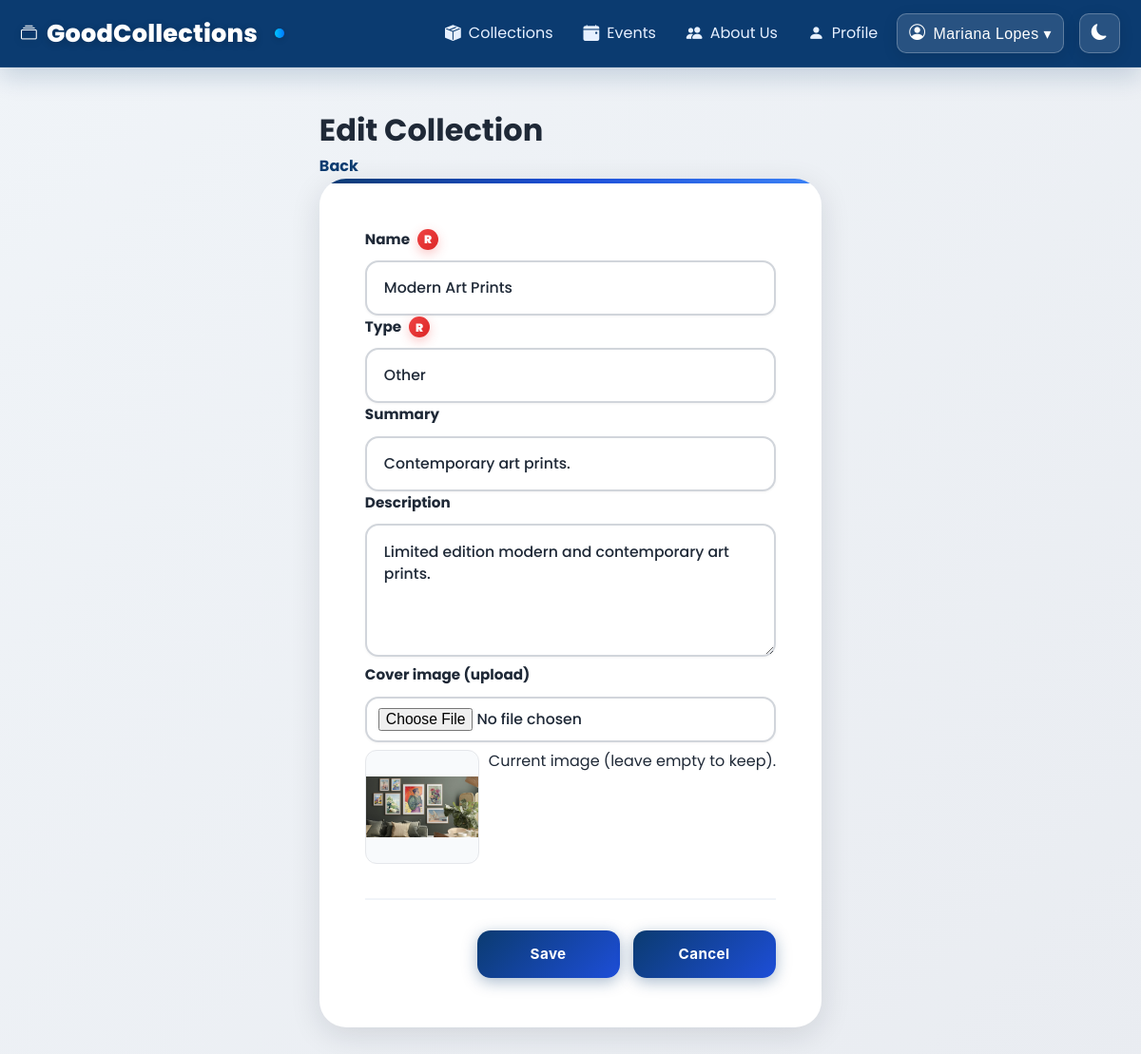
/SIE/PHP/pages/collections_form.php?id=col-700040ccc3333&from=all_collections (signed in), run on the app's committed database.
### tables this page shows
CREATE TABLE `collections` (
  `collection_id` varchar(100) NOT NULL,
  `name` varchar(255) NOT NULL,
  `type` varchar(100) DEFAULT NULL,
  `cover_image` varchar(255) DEFAULT NULL,
  `summary` text DEFAULT NULL,
  `description` text DEFAULT NULL,
  `created_at` datetime DEFAULT NULL,
  `user_id` varchar(100) DEFAULT NULL
);

### SIE/PHP/includes/data_loader.php (called while the page is built, shortened)
<?php
function table_exists($mysqli, $tableName)
{
  $t = $mysqli->real_escape_string($tableName);
  $res = $mysqli->query("SHOW TABLES LIKE '{$t}'");
  return $res && $res->num_rows > 0;
}
function fetch_all($mysqli, $sql, $types = null, $params = [])
{
  $stmt = $mysqli->prepare($sql);
  $stmt->execute();
  $res = $stmt->get_result();
  $rows = $res->fetch_all(MYSQLI_ASSOC);
  return $rows;
}
function column_exists($mysqli, $table, $column)
{
  $t = $mysqli->real_escape_string($table);
  $c = $mysqli->real_escape_string($column);
  $res = $mysqli->query("SHOW COLUMNS FROM `{$t}` LIKE '{$c}'");
  return $res && $res->num_rows > 0;
}
function resolve_image_path($rawPath, $folder, $default = '')
{
  $trim = trim((string)$rawPath);
  if ($trim === '') return '';
  $fileName = basename($trim);
  $root = dirname(__DIR__, 2);
  $uploadsRel = 'uploads/' . $folder . '/' . $fileName;
  $uploadsAbs = $root . '/' . $uploadsRel;
  if (is_file($uploadsAbs)) {
    return $uploadsRel;
  }
  $legacyRel = 'images/' . $fileName;
  $legacyAbs = $root . '/' . $legacyRel;
  $candidate = $root . '/' . ltrim($trim, './');
  return ltrim($trim, './');
}
function load_app_data($mysqli)
{
  $cols = fetch_all($mysqli, "SELECT collection_id,name,type,cover_image,summary,description,created_at,user_id FROM collections ORDER BY created_at DESC");
  $collections = array_map(function ($r) {
    $owner = $r['user_id'] ?? null;
    $cover = resolve_image_path($r['cover_image'] ?? '', 'collections');
    return [
      'id' => $r['collection_id'] ?? null,
      'name' => $r['name'] ?? null,
      'type' => $r['type'] ?? null,
      'coverImage' => $cover,
      'summary' => $r['summary'] ?? null,
      'description' => $r['description'] ?? null,
      'createdAt' => $r['created_at'] ?? null,
      'ownerId' => $owner,
      'owner-id' => $owner
    ];
  }, $cols);
  $usersRows = fetch_all($mysqli, "SELECT user_id,user_name,user_photo,date_of_birth,email,member_since FROM users");
  $users = array_map(function ($r) {
    $uid = $r['user_id'] ?? null;
    $uname = $r['user_name'] ?? null;
    $photo = resolve_image_path($r['user_photo'] ?? '', 'users');
    return [
      'id' => $uid,
      'user_id' => $uid,
      'user_name' => $uname,
      'user_photo' => $photo,
      'date_of_birth' => $r['date_of_birth'] ?? null,
      'email' => $r['email'] ?? null,
      'member_since' => $r['member_since'] ?? null,
      'owner-id' => $uid,
      'owner-name' => $uname,
      'owner-photo' => $photo,
      'date-of-birth' => $r['date_of_birth'] ?? null,
      'member-since' => $r['member_since'] ?? null
    ];
  }, $usersRows);
  $itemsRows = fetch_all($mysqli, "SELECT item_id,name,importance,weight,price,acquisition_date,created_at,updated_at,image FROM items");
  $items = array_map(function ($r) {
    $img = resolve_image_path($r['image'] ?? '', 'items');
    return [
      'id' => $r['item_id'] ?? null,
      'name' => $r['name'] ?? null,
      'importance' => $r['importance'] ?? null,
      'weight' => $r['weight'] ?? null,
      'price' => $r['price'] ?? null,
      'acquisitionDate' => $r['acquisition_date'] ?? null,
      'createdAt' => $r['created_at'] ?? null,
      'updatedAt' => $r['updated_at'] ?? null,
      'image' => $img,
    ];
  }, $itemsRows);
  $eventsSelectCost = column_exists($mysqli, 'events', 'cost');
  $eventsSelectHost = column_exists($mysqli, 'events', 'host_user_id');
  $eventFields = [
    'event_id',
    'name',
    'localization',
    'event_date',
    'type',
    'summary',
    'description',
    'created_at',
    'updated_at',
  ];
  if ($eventsSelectCost) $eventFields[] = 'cost';
  $eventsQuery = 'SELECT ' . implode(',', $eventFields) . ' FROM events';
  $eventsRows = fetch_all($mysqli, $eventsQuery);
  $events = array_map(function ($r) {
    $host = $r['host_user_id'] ?? null;
    return [
      'id' => $r['event_id'] ?? null,
      'name' => $r['name'] ?? null,
      'localization' => $r['localization'] ?? null,
      'date' => $r['event_date'] ?? null,
      'type' => $r['type'] ?? null,
      'summary' => $r['summary'] ?? null,
      'description' => $r['description'] ?? null,
      'cost' => $r['cost'] ?? null,
      'createdAt' => $r['created_at'] ?? null,
      'updatedAt' => $r['updated_at'] ?? null,
      'hostUserId' => $host,
      'collectionId' => null,
      'collection_id' => null,
      'host_user_id' => $host
    ];
  }, $eventsRows);
  $ciRows = fetch_all($mysqli, "SELECT collection_id,item_id FROM collection_items");
  $collectionItems = array_map(function ($r) {
    return ['collectionId' => $r['collection_id'], 'itemId' => $r['item_id']];
  }, $ciRows);
  $ceRows = fetch_all($mysqli, "SELECT collection_id,event_id FROM collection_events");
  $collectionEvents = array_map(function ($r) {
    return ['collectionId' => $r['collection_id'], 'eventId' => $r['event_id']];
  }, $ceRows);
  $eventCollectionMap = [];
  foreach ($collectionEvents as $link) {
    $eid = $link['eventId'] ?? null;
    $cid = $link['collectionId'] ?? null;
    if (!isset($eventCollectionMap[$eid])) {
      $eventCollectionMap[$eid] = [];
    }
    if (!in_array($cid, $eventCollectionMap[$eid], true)) {
      $eventCollectionMap[$eid][] = $cid;
    }
  }
  foreach ($events as &$evt) {
    $eid = $evt['id'] ?? null;
  }
  $collectionsUsers = array_map(function ($c) {
    return ['collectionId' => $c['id'], 'ownerId' => $c['ownerId']];
  }, $collections);
  $erRows = table_exists($mysqli, 'event_ratings')
    ? fetch_all($mysqli, "SELECT event_id,user_id,rating,collection_id FROM event_ratings")
    : [];
  $rsvpRows = table_exists($mysqli, 'event_rsvps')
    ? fetch_all($mysqli, "SELECT event_id,user_id FROM event_rsvps")
    : [];
  $rsvpMap = [];
  foreach ($rsvpRows as $r) {
    $eid = $r['event_id'] ?? null;
    $uid = $r['user_id'] ?? null;
    if ($eid && $uid) {
      $rsvpMap["{$eid}|{$uid}"] = true;
    }
  }
  $eventsUsers = [];
  foreach ($erRows as $r) {
    $eid = $r['event_id'] ?? null;
    $uid = $r['user_id'] ?? null;
    $key = "{$eid}|{$uid}";
    $eventsUsers[] = [
      'eventId' => $eid,
      'userId' => $uid,
      'rating' => $r['rating'],
      'collectionId' => $r['collection_id'] ?? null,
      'rsvp' => isset($rsvpMap[$key]) ? 1 : 0,
      'type' => 'rating'
    ];
  }
  foreach ($rsvpMap as $key => $_) {
    [$eid, $uid] = explode('|', $key, 2);
    $eventsUsers[] = [
      'eventId' => $eid,
      'userId' => $uid,
      'rating' => null,
      'collectionId' => null,
      'rsvp' => 1,
      'type' => 'rsvp'
    ];
  }
  $userShowcases = [];
  $showcaseMap = [];
  $hasLikedCollectionsTable = table_exists($mysqli, 'user_liked_collections');
  $hasLikedItemsTable = table_exists($mysqli, 'user_liked_items');
  $urc = $hasLikedCollectionsTable
    ? fetch_all($mysqli, "SELECT user_id,last_updated,liked_collection_id as liked_collections FROM user_liked_collections")
    : fetch_all($mysqli, "SELECT user_id,last_updated,liked_collections FROM user_ratings_collections");
  foreach ($urc as $r) {
    $uid = $r['user_id'] ?? null;
    if (!isset($showcaseMap[$uid])) {
      $showcaseMap[$uid] = ['ownerId' => $uid, 'lastUpdated' => $r['last_updated'] ?? null, 'picks' => [], 'likes' => [], 'likedItems' => [], 'likedEvents' => []];
    }
    if (!empty($r['last_updated']) && (empty($showcaseMap[$uid]['lastUpdated']) || strtotime($r['last_updated']) > strtotime($showcaseMap[$uid]['lastUpdated']))) {
      $showcaseMap[$uid]['lastUpdated'] = $r['last_updated'];
    }
    if (!empty($r['liked_collections'])) {
      $raw = $r['liked_collections'];
      $decoded = json_decode($raw, true);
      if (is_array($decoded)) {
        $showcaseMap[$uid]['likes'] = array_values(array_unique(array_merge($showcaseMap[$uid]['likes'], $decoded)));
      } else {
        $showcaseMap[$uid]['likes'] = array_values(array_unique(array_merge($showcaseMap[$uid]['likes'], [$raw])));
      }
    }
  }
  $uri = $hasLikedItemsTable
    ? fetch_all($mysqli, "SELECT user_id,last_updated,liked_item_id as liked_items FROM user_liked_items")
    : fetch_all($mysqli, "SELECT user_id,last_updated,liked_items FROM user_ratings_items");
  foreach ($uri as $r) {
    $uid = $r['user_id'] ?? null;
    if (!empty($r['liked_items'])) {
      $raw = $r['liked_items'];
      $decoded = json_decode($raw, true);
      if (is_array($decoded)) {
        $showcaseMap[$uid]['likedItems'] = array_values(array_unique(array_merge($showcaseMap[$uid]['likedItems'], $decoded)));
      } else {
        $showcaseMap[$uid]['likedItems'] = array_values(array_unique(array_merge($showcaseMap[$uid]['likedItems'], [$raw])));
      }
    }
  }
  foreach ($showcaseMap as $entry) {
    $userShowcases[] = $entry;
  }
  $ufRows = fetch_all($mysqli, "SELECT follower_id,following_id FROM user_followers");
  $userFollows = [];
  foreach ($ufRows as $r) {
    $f = $r['follower_id'] ?? null;
    $t = $r['following_id'] ?? null;
    if (!isset($userFollows[$f])) $userFollows[$f] = [];
    if (!in_array($t, $userFollows[$f], true)) $userFollows[$f][] = $t;
  }
  $itemRatings = [];
  $collectionRatings = [];
  return [
    'collections' => $collections,
    'users' => $users,
    'items' => $items,
    'events' => $events,
    'collectionItems' => $collectionItems,
    'collectionEvents' => $collectionEvents,
    'collectionsUsers' => $collectionsUsers,
    'eventsUsers' => $eventsUsers,
    'userShowcases' => $userShowcases,
    'userFollows' => $userFollows,
    'collectionRatings' => $collectionRatings,
    'itemRatings' => $itemRatings
  ];
}

### SIE/PHP/pages/collections_form.php (the view, shortened to what this page needs)
<?php
require_once __DIR__ . '/../includes/data_loader.php';
$collectionTypes = [
    'Collectible Cards',
    'Coins',
    'Stamps',
    'Board Games',
    'Toys & Figures',
    'Comics',
    'Memorabilia',
    'Other'
];
$data = load_app_data($mysqli);
$collections = $data['collections'] ?? [];
$id = isset($_GET['id']) ? $_GET['id'] : null;
$editing = false;
$collection = ['id' => '', 'name' => '', 'summary' => '', 'description' => '', 'type' => '', 'coverImage' => ''];
if ($id) {
    foreach ($collections as $col) {
        if ($col['id'] === $id) {
            $collection = $col;
            $editing = true;
            break;
        }
    }
}
$from = $_GET['from'] ?? null;
if ($editing) {
    if ($from === 'all_collections') {
        $backUrl = "all_collections.php";
    } else {
        $backUrl = "specific_collection.php?id=" . htmlspecialchars($id);
    }
} else {
    $backUrl = "all_collections.php";
}
function extract_internal_path($url)
{
    if (!$url) return '';
    $url = trim($url);
    if (preg_match('#^https?://#i', $url)) {
        $host = $_SERVER['HTTP_HOST'] ?? '';
        $parsed = parse_url($url);
        $refererHost = $parsed['host'] ?? '';
        $path = $parsed['path'] ?? '/';
        $query = isset($parsed['query']) ? '?' . $parsed['query'] : '';
        return $path . $query;
    }
    return '';
}
$returnTo = extract_internal_path($_GET['return_to'] ?? '');
if (!$returnTo) {
    $returnTo = extract_internal_path($_SERVER['HTTP_REFERER'] ?? '');
}
?>
<!DOCTYPE html>
<html lang="en">
    <head>
        <link rel="stylesheet" href="../../CSS/general.css">
        <link rel="stylesheet" href="../../CSS/navbar.css">
        <link rel="stylesheet" href="../../CSS/forms.css">
        <link rel="stylesheet" href="https://cdn.jsdelivr.net/npm/bootstrap-icons@1.11.3/font/bootstrap-icons.min.css">
        <link rel="stylesheet" href="../../CSS/christmas.css">
    </head>
    <body>
        <?php include __DIR__ . '/../includes/nav.php'; ?>
        <main class="page">
            <header class="page__header">
                <h1><?php echo $editing ? 'Edit Collection' : 'Create Collection'; ?></h1>
                <a href="<?php echo $backUrl; ?>" class="text-link">Back</a>
            </header>
            <form class="form-card" action="collections_action.php" method="POST" enctype="multipart/form-data">
                <label>Name <span class="required-badge">R</span></label>
                <input type="text" name="name" required value="<?php echo htmlspecialchars($collection['name']); ?>">
                <label>Type <span class="required-badge">R</span></label>
                <select name="type" required>
                    <?php
                    $currentType = $collection['type'] ?? '';
                    foreach ($collectionTypes as $typeOption):
                        ?>
                        <option value="<?php echo htmlspecialchars($typeOption); ?>"
                                <?php echo ($currentType === $typeOption) ? 'selected' : ''; ?>>
                                <?php echo htmlspecialchars($typeOption); ?>
                        </option>
                    <?php endforeach; ?>
                </select>
                <label>Summary</label>
                <input type="text" name="summary" value="<?php echo htmlspecialchars($collection['summary']); ?>">
                <label>Description</label>
                <textarea name="description" rows="4"><?php echo htmlspecialchars($collection['description']); ?></textarea>
                <label>Cover image (upload)</label>
                <input type="file" name="coverImageFile" accept="image/*">
                <?php if (!empty($collection['coverImage'])): ?>
                    <?php
                        $coverImageUrl = $collection['coverImage'];
                        if ($coverImageUrl && !preg_match('#^https?://#', $coverImageUrl)) {
                            $coverImageUrl = '../../' . ltrim($coverImageUrl, './');
                        }
                    ?>
                    <div class="muted" style="margin-top:8px; display:flex; align-items:flex-start; gap:10px;">
                        <div style="flex:0 0 auto; width:120px; height:120px; border:1px solid #e5e7eb; border-radius:12px; overflow:hidden; background:#f8fafc; display:flex; align-items:center; justify-content:center;">
                            <img src="<?php echo htmlspecialchars($coverImageUrl); ?>" alt="Current cover image" style="max-width:100%; max-height:100%; object-fit:cover;">
                        </div>
                        <p style="margin:0; line-height:1.5;">Current image (leave empty to keep).</p>
                    </div>
                <?php endif; ?>
                <div class="actions">
                    <button type="submit" class="explore-btn"><?php echo $editing ? 'Save' : 'Create'; ?></button>
                    <a class="explore-btn ghost" href="<?php echo htmlspecialchars($returnTo); ?>">Cancel</a>
                </div>
            </form>
        </main>
    </body>
</html>

### data on the page
collections: name "Modern Art Prints", type "Other", summary "Contemporary art prints.", description "Limited edition modern and contemporary art prints.", cover_image (picture)

### other printed values
$displayName "Mariana Lopes"
